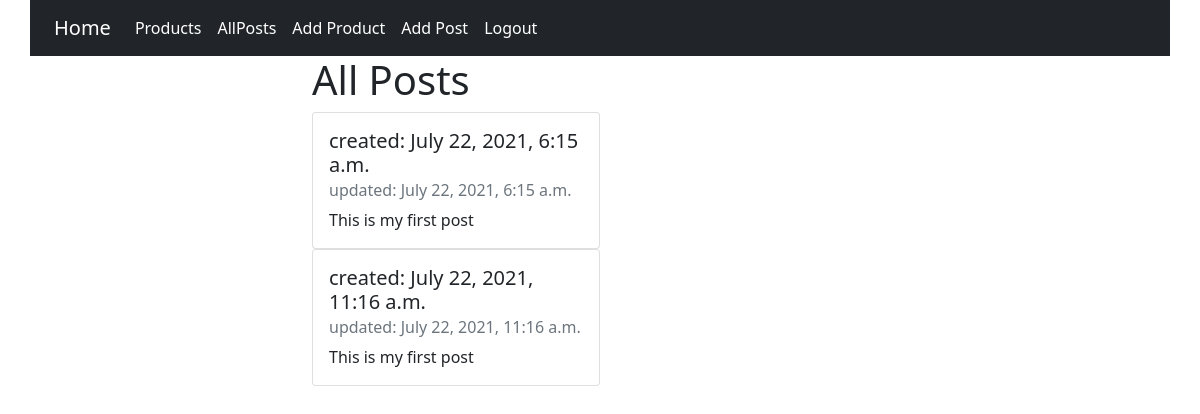
The app's page /all-post/ (signed in) with its own data.
### userapp/models.py (models this page shows, shortened)
class Post(models.Model):
    user = models.ForeignKey(User, on_delete=models.CASCADE)
    text = models.CharField(max_length=233)
    created_at = models.DateTimeField(auto_now_add=True)
    updated_at = models.DateTimeField(auto_now_add=True)

### userapp/views.py (the view)
# urls.py: path("all-post/",views.allPost ,name="allpost"),
@login_required(login_url='/login')
def allPost(request):
    myPosts = Post.objects.filter(user= request.user)
    return render(request,'postList.html', {'myposts': myPosts})

### userapp/templates/postList.html (shortened to what this page needs)
{% load static %}
<!DOCTYPE html>
<html lang="en">
  <head>
    <link
      href="https://cdn.jsdelivr.net/npm/bootstrap@5.0.2/dist/css/bootstrap.min.css"
      rel="stylesheet"
    />
  </head>
  <body>
  {% include 'header.html' %}
    <div class="container col-md-6">
      <h1>All Posts</h1>
      {% for item in myposts %}
      <div class="card" style="width: 18rem;">
  <div class="card-body">
    <h5 class="card-title">created: {{item.created_at}} </h5>
    <h6 class="card-subtitle mb-2 text-muted">updated: {{item.updated_at}}</h6>
    <p class="card-text">{{item.text}} </p>
  </div>
</div>
      {% endfor %}
    </div>
  </body>
</html>

### records on screen
Post: created_at "July 22, 2021, 6:15 a.m.", updated_at "July 22, 2021, 6:15 a.m.", text "This is my first post"
Post: created_at "July 22, 2021, 11:16 a.m.", updated_at "July 22, 2021, 11:16 a.m.", text "This is my first post"
